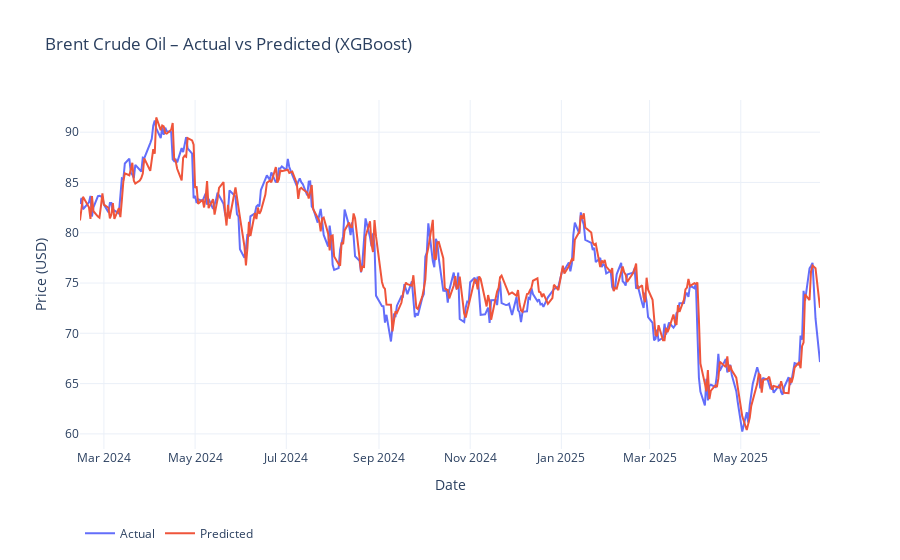

Notebook source saved alongside this figure:
### Markdown cell above
## XGBOOST

### Code cell
import yfinance as yf
import pandas as pd
import numpy as np
from xgboost import XGBRegressor
from sklearn.metrics import (
    mean_squared_error,
    mean_absolute_error,
    mean_absolute_percentage_error,
    r2_score,
    explained_variance_score
)
import plotly.graph_objects as go

SEED = 42
np.random.seed(SEED)

# === 1. Download Brent crude oil price data ==================================
df = (
    yf.download("BZ=F", start="2011-06-13", end="2025-06-25")[['Close']]
      .rename(columns={'Close': 'Price'})
      .dropna()
)

# === 2. Load & align embeddings =============================================
emb = (
    pd.read_csv('../Data/raw/embeddings_feature_news_embeddings_Word2Vec_HF_En.csv', parse_dates=['date'])
      .set_index('date')
)
emb = emb.reindex(df.index).ffill().bfill()
sent = (
    pd.read_csv('../Data/raw/daily_sent.csv', parse_dates=['Date'])
      .set_index('Date')
)

df['SENT_1'] = emb['embedding_3d_1_mean']
df['SENT_2'] = emb['embedding_3d_2_mean']
df['SENT_3'] = emb['embedding_3d_3_mean']
df['cosine_sim']            = emb['cosine_sim']
df['drift']                 = emb['drift']
df['drift_velocity']        = emb['drift_velocity']
df['drift_velocity_diff']   = emb['drift_velocity_diff']
df['drift_acceleration']    = emb['drift_acceleration']
df['var_3d_1']              = emb['embedding_3d_1_var_daily']
df['var_3d_2']              = emb['embedding_3d_2_var_daily']
df['var_3d_3']              = emb['embedding_3d_3_var_daily']
df['sentiment']             = sent['avg_score']

# === 3. Costruzione delle lag-feature =======================================
for lag in range(1, 6):
    df[f'price_lag_{lag}'] = df['Price'].shift(lag)

df['target'] = df['Price'].shift(-1)
df.dropna(inplace=True)

# === 4. Train-test split (90/10) ============================================
feat_cols = [
    'Price',
    'price_lag_1','price_lag_2','price_lag_3','price_lag_4','price_lag_5',
    'SENT_1','SENT_2','SENT_3',
    'cosine_sim','drift','drift_velocity','drift_velocity_diff','drift_acceleration',
    'var_3d_1','var_3d_2','var_3d_3',
    'sentiment'
]

X = df[feat_cols]
y = df['target']
split_idx = int(len(df) * 0.9)
X_train, X_test = X.iloc[:split_idx], X.iloc[split_idx:]
y_train, y_test = y.iloc[:split_idx], y.iloc[split_idx:]

# === 5. Train XGBoost ======================================================
xgb = XGBRegressor(
    n_estimators=200,
    max_depth=6,
    learning_rate=0.07,
    subsample=0.9,
    colsample_bytree=0.9,
    random_state=SEED,
    n_jobs=-1,
    tree_method="hist"  # "gpu_hist" se hai una GPU
)
xgb.fit(X_train, y_train)
preds = xgb.predict(X_test)

# === 6. Metriche di valutazione ============================================
def smape(y_true, y_pred):
    denom = (np.abs(y_true) + np.abs(y_pred)) / 2
    return np.mean(np.abs(y_true - y_pred) / denom) * 100

def theils_u(y_true, y_pred):
    rmsfe = np.sqrt(np.mean((y_pred - y_true) ** 2))
    denom = (np.sqrt(np.mean(y_true ** 2)) +
             np.sqrt(np.mean(y_pred ** 2)))
    return rmsfe / denom

metrics = {
    "RMSE": np.sqrt(mean_squared_error(y_test, preds)),
    "MAE": mean_absolute_error(y_test, preds),
    "MAPE (%)": mean_absolute_percentage_error(y_test, preds) * 100,
    "sMAPE (%)": smape(y_test.values, preds),
    "R²": r2_score(y_test, preds),
    "Explained Variance": explained_variance_score(y_test, preds),
    "Theil’s U": theils_u(y_test.values, preds),
    "Directional Accuracy (%)": (
        np.mean(
            np.sign(y_test.values[1:] - y_test.values[:-1]) ==
            np.sign(preds[1:] - y_test.values[:-1])
        ) * 100
    )
}

print(pd.Series(metrics).to_frame('XGBoost').round(4))

# === 7. Grafico Plotly Actual vs Predicted =================================
fig = go.Figure()
fig.add_trace(go.Scatter(
    x=y_test.index, y=y_test, mode='lines', name='Actual'
))
fig.add_trace(go.Scatter(
    x=y_test.index, y=preds, mode='lines', name='Predicted'
))
fig.update_layout(
    title='Brent Crude Oil – Actual vs Predicted (XGBoost)',
    xaxis_title='Date',
    yaxis_title='Price (USD)',
    template='plotly_white',
    legend=dict(orientation='h', y=-0.2)
)
fig.show()

### Figure 1 — Plotly figure (JSON) as saved in the notebook; plotly's stock layout.template omitted (floating-point values rounded to 4 significant figures; data arrays with more than 128 entries replaced by an {"elided": "..."} marker saying what was removed)
{"data": [{"mode": "lines", "name": "Actual", "type": "scatter", "x": {"elided": "338 str values"}, "y": {"elided": "338 float values"}}, {"mode": "lines", "name": "Predicted", "type": "scatter", "x": {"elided": "338 str values"}, "y": {"elided": "338 float values"}}], "layout": {"legend": {"orientation": "h", "y": -0.2}, "title": {"text": "Brent Crude Oil – Actual vs Predicted (XGBoost)"}, "xaxis": {"title": {"text": "Date"}}, "yaxis": {"title": {"text": "Price (USD)"}}}}
